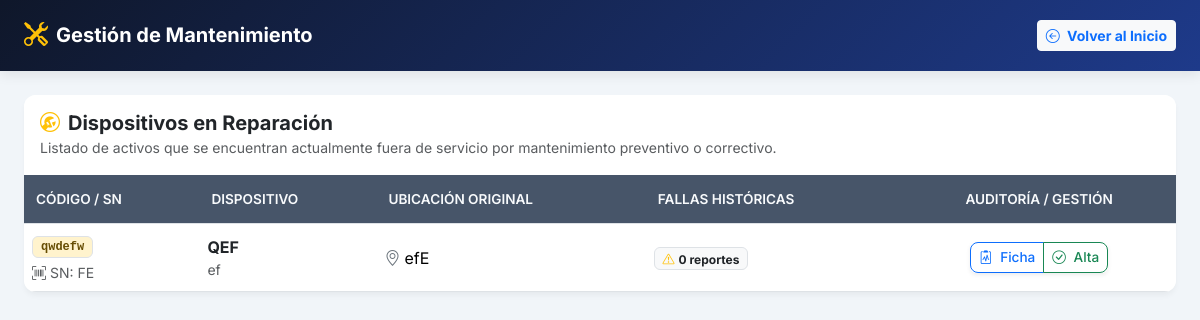
The page /en_mantenimiento on the database as committed earlier.
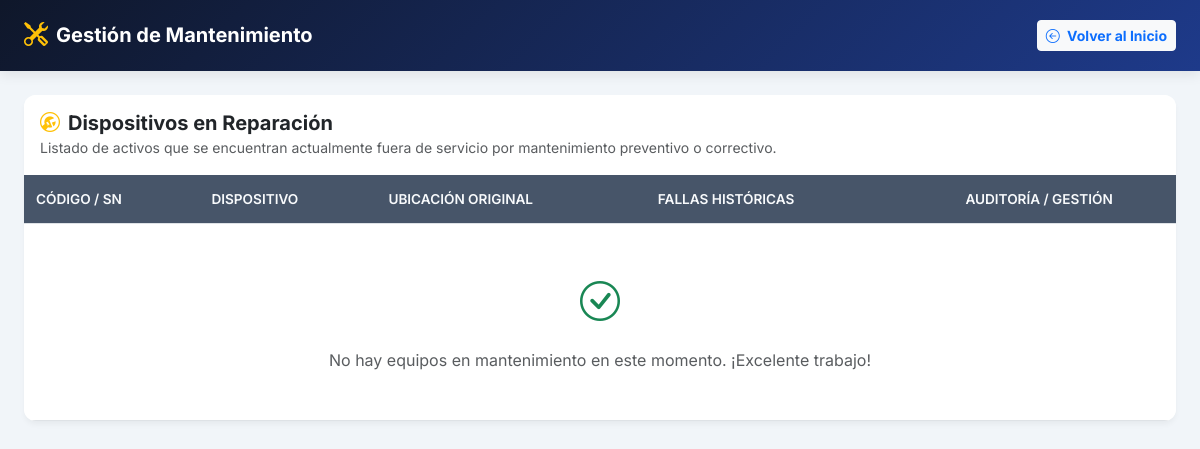
The same page on the database as committed later.
### tables this page shows
CREATE TABLE equipos (
        id INTEGER PRIMARY KEY AUTOINCREMENT,
        codigo_trazabilidad TEXT UNIQUE NOT NULL,
        numero_serie TEXT NOT NULL,
        nombre TEXT NOT NULL,
        marca TEXT NOT NULL,
        ubicacion TEXT NOT NULL,
        puntaje_funcion REAL DEFAULT 5.0,
        puntaje_aplicacion REAL DEFAULT 5.0,
        puntaje_mantenimiento REAL DEFAULT 3.0,
        manual_url TEXT,
        estado TEXT DEFAULT 'Activo'
        
    );

### app.py (the view)
@app.route("/en_mantenimiento")
def equipos_en_mantenimiento():
    filas_mantenimiento = obtener_equipos_mantenimiento()
    return render_template("mantenimiento.html", equipos=filas_mantenimiento)

### db.py (called while the page is built)
def obtener_conexion():
    conexion = sqlite3.connect(RUTA_BD)
    conexion.row_factory = sqlite3.Row
    conexion.execute("PRAGMA foreign_keys = ON;")
    return conexion

def obtener_equipos_mantenimiento():
    conexion = obtener_conexion()
    try:
        return conexion.execute("""
        SELECT e.*, COUNT(f.id) AS cantidad_fallas
        FROM equipos e
        LEFT JOIN historial_fallas f ON e.id = f.equipo_id
        WHERE e.estado = 'Mantenimiento'
        GROUP BY e.id
        """).fetchall()
    finally:
        conexion.close()

### templates/mantenimiento.html (shortened to what the changed rows need)
<!DOCTYPE html>
<html lang="es">
<head>
    <link href="https://cdn.jsdelivr.net/npm/bootstrap@5.3.3/dist/css/bootstrap.min.css" rel="stylesheet">
    <link rel="stylesheet" href="https://cdn.jsdelivr.net/npm/bootstrap-icons@1.11.3/font/bootstrap-icons.min.css">
</head>
<body>
<div class="container-fluid px-4 pb-5">
    <div class="card overflow-hidden">
        <div class="table-responsive">
            <table class="table table-hover align-middle mb-0">
                    <thead>
                        <tr>
                            <th>Código / SN</th>
                            <th>Dispositivo</th>
                            <th>Ubicación Original</th>
                            <th>Fallas Históricas</th>
                            <th class="text-center">Auditoría / Gestión</th>
                        </tr>
                    </thead>
                    <tbody>
                        {% for eq in equipos %}
                        <tr>
                            <td>
                                <span class="badge bg-warning-subtle text-warning-emphasis font-monospace border px-2 py-1">
                                    {{ eq.codigo_trazabilidad }}
                                </span>
                                <div class="small text-muted mt-1"><i class="bi bi-upc-scan"></i> SN: {{ eq.numero_serie }}</div>
                            </td>
                            <td>
                                <div class="fw-bold text-dark">{{ eq.nombre }}</div>
                                <div class="text-muted small">{{ eq.marca }}</div>
                            </td>
                            <td><i class="bi bi-geo-alt text-secondary me-1"></i>{{ eq.ubicacion }}</td>
                            <td>
                                <span class="badge bg-light text-dark border">
                                    <i class="bi bi-exclamation-triangle me-1 text-warning"></i>{{ eq.cantidad_fallas }} reportes
                                </span>
                            </td>
                            <td class="text-center">
                                <div class="btn-group shadow-sm" role="group">
                                    <a href="/equipo/{{ eq.id }}" class="btn btn-outline-primary btn-sm btn-action">
                                        <i class="bi bi-clipboard2-pulse me-1"></i> Ficha
                                    </a>
                                    <a href="/equipo/{{ eq.id }}/restaurar_activo" class="btn btn-outline-success btn-sm btn-action">
                                        <i class="bi bi-check-circle me-1"></i> Alta
                                    </a>
                                </div>
                            </td>
                        </tr>
                        {% else %}
                        <tr>
                            <td colspan="5" class="text-center py-5 text-muted">
                                <i class="bi bi-check-circle fs-1 d-block mb-3 text-success"></i>
                                No hay equipos en mantenimiento en este momento. ¡Excelente trabajo!
                            </td>
                        </tr>
                        {% endfor %}
                    </tbody>
                </table>
        </div>
    </div>
</div>
</body>
</html>

Rows that differ between the two databases and show on the page:
no longer on this page (row edited): equipos: codigo_trazabilidad "qwdefw", numero_serie "FE", nombre "QEF", marca "ef", ubicacion "efE", cantidad_fallas "0"
Other text that changed with them:
text now shown: "No hay equipos en mantenimiento en este momento. ¡Excelente trabajo!"
